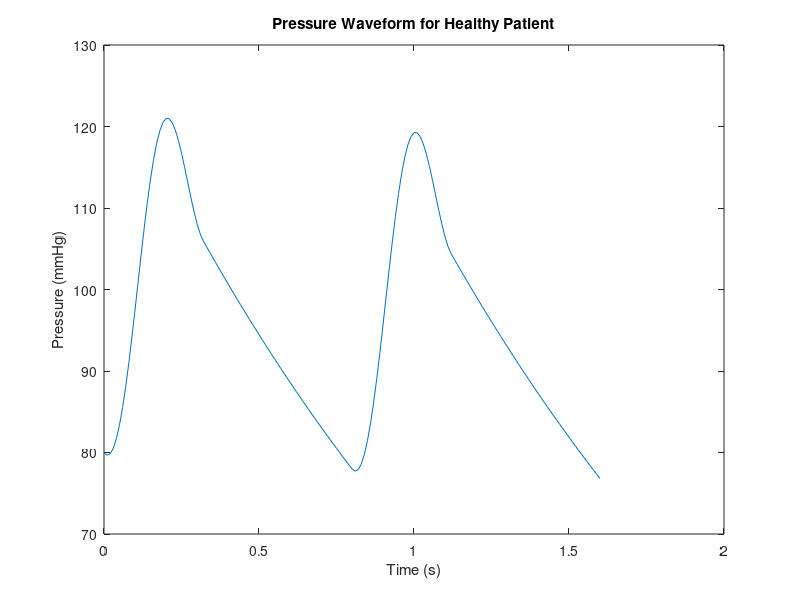
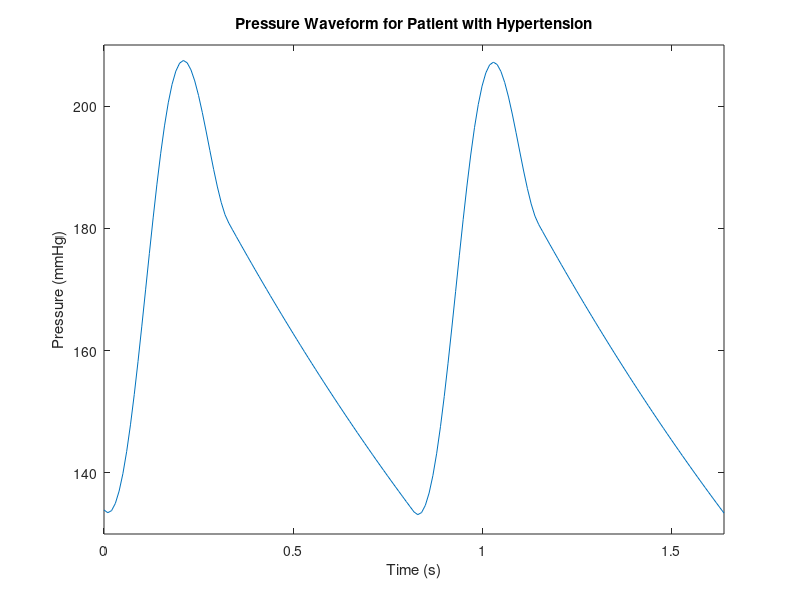
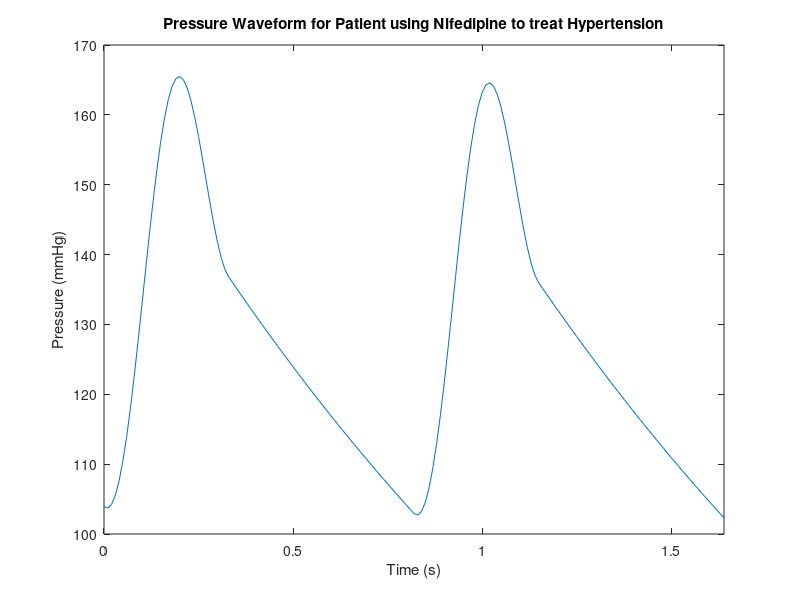

The MATLAB source for these figures, in order:
%Pressure Waveform for a Healthy Patient

%Since there were a range of values for R,C and Z, this script
%attempts to find the proper set of values that will result in a maximum
%pressure of 120mmHg and a minimum pressure of 80mmHg

clear

Tc = 60/75;                                     % Total time for one cardiac cycle
Ts = (2*Tc) ./ 5;                                  % Total Time for Systolic Phase

i = 1;
t = 0:0.01:Tc;                                  % Discretization of times in one cardiac cycle
q(size(t,2)) = 0;                               % Initializing of the vector 

q0 = 70 ./(Ts/2);                                 % Peak Flow

for x = 0:0.01:Ts                               % Setting the dependent variable
    q(i) = q0 .* (sin(pi*x ./ Ts)) .^ 2;                 % Dependent Variable q
    i = i + 1;
end

Q = [q,q(2:end)];                               % New Q Matrix of two cycles
Q = Q(1:size(Q,2));
T = 0:0.01:2*Tc;                                % Matrix of 2 cardiac cycles
flag = 0;

for R = 0.89:0.01:1.99                          % Various R Values
    for Z = 0.03:0.01:0.06                      % Various Z Values
        for C = 0.47:0.01:1.86                  % Various C Values

            A = -1/(R*C);
            B = 1;
            C_c = (R+Z)/(R*C);
            D = Z;

            sys = ss(A,B,C_c,D);                % State-Space Model

            Y = lsim(sys,Q,T,((80-D)/C_c));     % Time Response given initial condition
            peak = max(Y);                      % Peak Value
            i = i + 1;      
            if((peak > 119) && (peak < 121))    
                peak2 = max(Y(60:end));
                if((peak2 > 119) && (peak2 < 121))
                    flag = 1;
                    break;
                end
            end
        end
       if (flag == 1)
           break;
       end 
    end
    if (flag == 1)
        plot(T,Y)
        title('Pressure Waveform for Healthy Patient')
        xlabel('Time (s)')
        ylabel('Pressure (mmHg)')
        break;
    end
end


fprintf('\nR value calculated: %-3.2f' ,R)
fprintf('\nC value calculated: %-3.2f' ,C)
fprintf('\nZ value calculated: %-3.2f \n' ,Z)

%%

%Pressure Waveform for Patient with Hypertension
   
clear

R = 1.311;
C = 1.234;
Z = 0.069;

Tc = 60/73;
Ts = (2*Tc)/5;

i = 1;
t = 0:0.01:Tc;
q(size(t,2)) = 0;

q0 = 93/(Ts/2);

for x = 0:0.01:Ts
    q(i) = q0*(sin(pi*x/Ts))^2;
    i = i + 1;
end

Q = [q,q(2:end)];
Q = Q(1:size(Q,2));
T = 0:0.01:2*Tc;


A = -1/(R*C);
B = 1;
C_c = (R+Z)/(R*C);
D = Z;

sys = ss(A,B,C_c,D);

P = lsim(sys,Q,T,((134-D)/C_c));

figure

plot(T,P)
title('Pressure Waveform for Patient with Hypertension')
xlabel('Time (s)')
ylabel('Pressure (mmHg)')
axis([0,1.64,130,210])

%%

%Pressure Waveform for Patient Using Nifedipine to Treat Hypertension

clear

R = 0.97;
C = 1.776;
Z = 0.069;

Tc = 60/73;
Ts = (2*Tc)/5;

i = 1;
t = 0:0.01:Tc;
q(size(t,2)) = 0;

q0 = 93/(Ts/2);

for x = 0:0.01:Ts
    q(i) = q0*(sin(pi*x/Ts))^2;
    i = i + 1;
end

Q = [q,q(2:end)];
Q = Q(1:size(Q,2));
T = 0:0.01:2*Tc;


A = -1/(R*C);
B = 1;
C_c = (R+Z)/(R*C);
D = Z;

sys = ss(A,B,C_c,D);

figure

P = lsim(sys,Q,T,((104-D)/C_c));
plot(T,P)
title('Pressure Waveform for Patient using Nifedipine to treat Hypertension')
xlabel('Time (s)')
ylabel('Pressure (mmHg)')
axis([0,1.64,100,170])